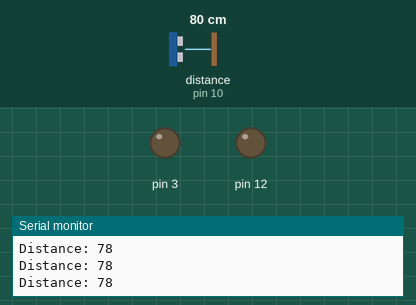
This sketch was run on a simulated Arduino Uno, built with avr-gcc and run on an emulated ATmega328P. Parts: output pins drawn as LEDs (lit = HIGH), the last lines printed to the serial monitor. Wiring (inferred from the names in the program): ultrasonic range finder: trigger pin 9; echo pin 10. Inputs (shaded band) come from the test bench; at power-on: distance to the obstacle (sensor on pin 10) 80 cm. The echo pulse lasts 58.3 µs per cm; pins used as bus, display or sensor lines are not drawn.

Above: at 1.2 s.
1.3 s: distance to the obstacle (sensor on pin 10) set to 20 cm
2.8 s: distance to the obstacle (sensor on pin 10) set to 17 cm
At 4.2 s:
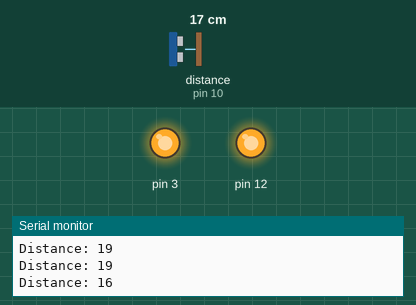
Timing chart, 0 to 5.8 s (numbered marks = the images above; inputs shaded):
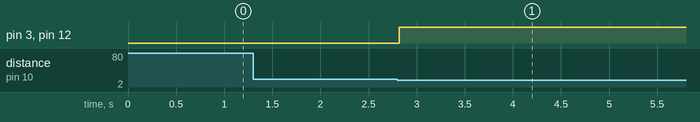

Measured:
- the behaviour switches between 19 and 18 cm on distance to the obstacle (sensor on pin 10) (found by bisection; images 0 and 1)
- after the input at 2.8 s, pin 3, pin 12: LOW → HIGH at once

The sketch:

CODE.ino
```cpp
const int trigPin = 9;
const int echoPin = 10;

// defines variables
long duration;
int distance;
void setup() {
  pinMode(3,OUTPUT);
  pinMode(12,OUTPUT);

pinMode(trigPin, OUTPUT); // Sets the trigPin as an Output
pinMode(echoPin, INPUT); // Sets the echoPin as an Input
Serial.begin(9600); // Starts the serial communication
}
void loop() {
// Clears the trigPin
digitalWrite(trigPin, LOW);
delayMicroseconds(2);
// Sets the trigPin on HIGH state for 10 micro seconds
digitalWrite(trigPin, HIGH);
delayMicroseconds(10);
digitalWrite(trigPin, LOW);
// Reads the echoPin, returns the sound wave travel time in microseconds
duration = pulseIn(echoPin, HIGH);
// Calculating the distance
distance= duration*0.034/2;
// Prints the distance on the Serial Monitor
Serial.print("Distance: ");
Serial.println(distance);
if (distance<=17){
 digitalWrite(3,HIGH);
 digitalWrite(12,HIGH);
  delay(7000);
  }
}
```
